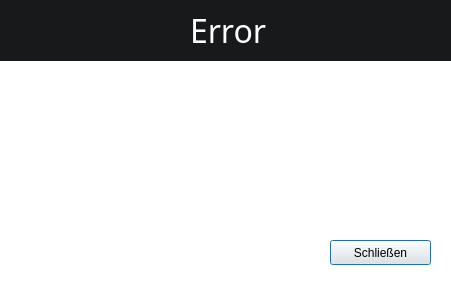
<?xml version="1.0" encoding="UTF-8"?>
<ui version="4.0">
 <class>errormessage</class>
 <widget class="QDialog" name="errormessage">
  <property name="geometry">
   <rect>
    <x>0</x>
    <y>0</y>
    <width>451</width>
    <height>281</height>
   </rect>
  </property>
  <property name="windowTitle">
   <string>Hotel Management Office System</string>
  </property>
  <widget class="QWidget" name="background" native="true">
   <property name="geometry">
    <rect>
     <x>0</x>
     <y>60</y>
     <width>451</width>
     <height>221</height>
    </rect>
   </property>
   <property name="styleSheet">
    <string notr="true">#background {

background-color: white;
}
</string>
   </property>
   <widget class="QLabel" name="labelErrorMessage">
    <property name="geometry">
     <rect>
      <x>40</x>
      <y>20</y>
      <width>371</width>
      <height>81</height>
     </rect>
    </property>
    <property name="font">
     <font>
      <pointsize>11</pointsize>
     </font>
    </property>
    <property name="text">
     <string>&lt;html&gt;&lt;head/&gt;&lt;body&gt;&lt;p&gt;&lt;br/&gt;&lt;/p&gt;&lt;/body&gt;&lt;/html&gt;</string>
    </property>
   </widget>
   <widget class="QPushButton" name="closeWindowButton">
    <property name="geometry">
     <rect>
      <x>330</x>
      <y>180</y>
      <width>101</width>
      <height>25</height>
     </rect>
    </property>
    <property name="styleSheet">
     <string notr="true"/>
    </property>
    <property name="text">
     <string>Schließen</string>
    </property>
   </widget>
  </widget>
  <widget class="QWidget" name="header" native="true">
   <property name="geometry">
    <rect>
     <x>0</x>
     <y>0</y>
     <width>451</width>
     <height>61</height>
    </rect>
   </property>
   <property name="styleSheet">
    <string notr="true">#header {

background-color: #18191A;

}</string>
   </property>
   <widget class="QLabel" name="headerText">
    <property name="geometry">
     <rect>
      <x>190</x>
      <y>10</y>
      <width>251</width>
      <height>41</height>
     </rect>
    </property>
    <property name="font">
     <font>
      <family>Yrsa</family>
      <pointsize>24</pointsize>
     </font>
    </property>
    <property name="styleSheet">
     <string notr="true">#headerText {

color:white;

}</string>
    </property>
    <property name="text">
     <string>Error</string>
    </property>
   </widget>
   <widget class="QWidget" name="logo" native="true">
    <property name="geometry">
     <rect>
      <x>130</x>
      <y>10</y>
      <width>51</width>
      <height>41</height>
     </rect>
    </property>
    <property name="styleSheet">
     <string notr="true">#logo {

border-image:url(:/images/logo_white.png);
}</string>
    </property>
   </widget>
  </widget>
 </widget>
 <resources/>
 <connections/>
</ui>
